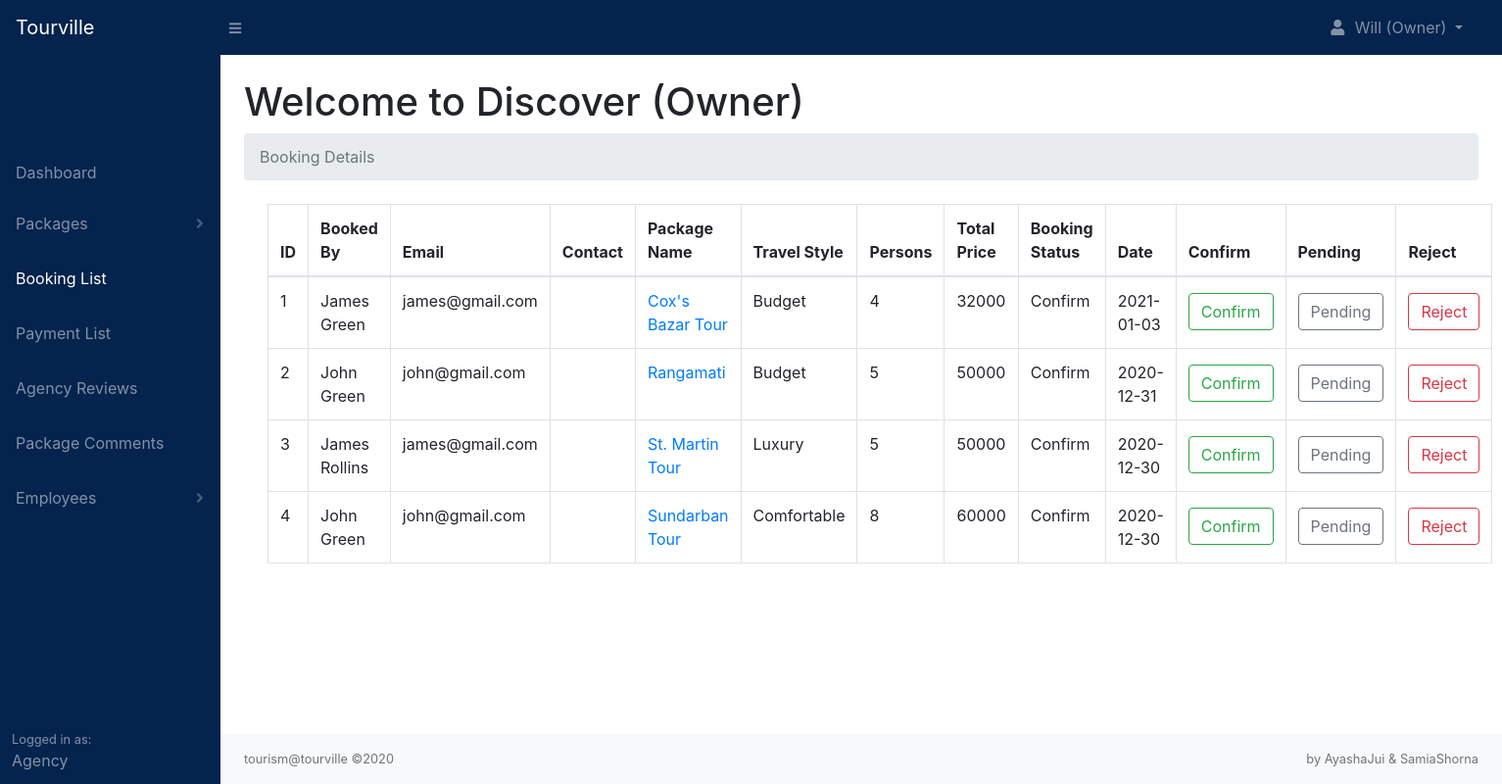
The app's page /agency/bookings.php (signed in) with its own data.
### tables this page shows
CREATE TABLE `bookings` (
  `booking_id` int(11) NOT NULL,
  `package_id` int(11) NOT NULL,
  `tourist_id` int(11) NOT NULL,
  `agency_id` int(11) NOT NULL,
  `persons` int(11) NOT NULL,
  `travel_style` varchar(255) NOT NULL,
  `tourist_firstname` varchar(255) NOT NULL,
  `tourist_lastname` varchar(255) NOT NULL,
  `tourist_email` varchar(255) NOT NULL,
  `tourist_contact` varchar(255) NOT NULL,
  `enquiry_msg` text NOT NULL,
  `booking_status` varchar(255) NOT NULL,
  `date` date NOT NULL
);

CREATE TABLE `packages` (
  `package_id` int(11) NOT NULL,
  `agency_id` int(11) NOT NULL,
  `package_name` varchar(255) NOT NULL,
  `location` varchar(255) NOT NULL,
  `country` varchar(255) NOT NULL,
  `place_details` text NOT NULL,
  `place_images` text NOT NULL,
  `num_days` int(11) NOT NULL,
  `num_nights` int(11) NOT NULL,
  `budget_price` int(11) NOT NULL,
  `comfort_price` int(11) NOT NULL,
  `lux_price` int(11) NOT NULL,
  `budget_details` varchar(255) NOT NULL,
  `comfort_details` varchar(255) NOT NULL,
  `lux_details` varchar(255) NOT NULL,
  `booking_percentage` int(11) NOT NULL,
  `min_people` int(11) NOT NULL,
  `includes` text NOT NULL,
  `excludes` text NOT NULL,
  `optional` text NOT NULL,
  `itinerary` text NOT NULL,
  `package_status` varchar(255) NOT NULL,
  `package_date` date NOT NULL
);

### includes/functions.php (called while the page is built, shortened)
<?php
    function readPackage($package_id){
        include 'db.php';
        $stmt = $pdo->prepare('SELECT * FROM packages WHERE package_id = :package_id');
        $stmt->execute([':package_id' => $package_id]);
        $package = $stmt->fetch(PDO::FETCH_ASSOC);
        return $package;
    }
?>

### agency/bookings.php (the view, shortened to what this page needs)
<?php
    include '../includes/db.php';
    include '../includes/functions.php';
    include 'layouts/agency_header.php';
    include 'layouts/agency_navbar.php';
    if(isset($_SESSION['agency_id'])){
        $agency_id = $_SESSION['agency_id'];
        $stmt = $pdo->prepare('SELECT * FROM bookings WHERE agency_id = :agency_id ORDER BY booking_id DESC');
        $stmt->execute([':agency_id' => $agency_id]);
        $bookings = [];
        while($row = $stmt->fetch(PDO::FETCH_ASSOC)){
            $bookings[] = $row;
        }
    }
?>
<div id="layoutSidenav">
    <?php
        include 'layouts/agency_sidenav.php';
    ?>
    <div id="layoutSidenav_content">
        <main>
            <div class="container-fluid">
                <h1 class="mt-4">Welcome to
                <?php
                    if(isset($_SESSION['employee_id'])){
                        echo ucwords($_SESSION['agency_name']) ." (". ucwords($_SESSION['role']) .")";
                    }elseif($_SESSION['agency_id']){
                        echo ucwords($_SESSION['agency_name']) ." (Owner)";
                    }
                ?>
                </h1>
                <ol class="breadcrumb mb-4">
                    <li class="breadcrumb-item active">Booking Details</li>
                </ol>
                <div class="container-fluid">
                <?php
                    if(empty($bookings)){
                        echo '<h1 class="text-center pt-4">No Bookings to Show</h1>';
                    }else {
                ?>
                    <div class="col-xs-12">
                        <table class="table table-hover table-bordered">
                            <thead>
                                <tr>
                                    <th>ID</th>
                                    <th>Booked By</th>
                                    <th>Email</th>
                                    <th>Contact</th>
                                    <th>Package Name</th>
                                    <th>Travel Style</th>
                                    <th>Persons</th>
                                    <th>Total Price</th>
                                    <th>Booking Status</th>
                                    <th>Date</th>
                                    <th>Confirm</th>
                                    <th>Pending</th>
                                    <th>Reject</th>
                                </tr>
                            </thead>
                            <tbody>
                            <?php
                                $i = 1;
                                foreach($bookings as $booking){
                                    if($booking['booking_status'] == 'pending'){
                                        echo '<tr class="table-warning">';
                                    }elseif ($booking['booking_status'] == 'reject') {
                                        echo '<tr class="table-danger">';
                                    }else{
                                        echo '<tr>';
                                    }
                                            echo '<td>'. $i++ .'</td>';
                                            echo '<td>'. $booking['tourist_firstname'] .' '. $booking['tourist_lastname'] .'</td>';
                                            echo '<td>'. $booking['tourist_email'] .'</td>';
                                            echo '<td>'. $booking['tourist_contact'] .'</td>';
                                            $package = readPackage($booking['package_id']);
                                            echo '<td><a href="../package.php?package_id='. $booking['package_id'] .'">'. $package['package_name'] .'</a></td>';
                                            echo '<td>'. ucwords($booking['travel_style']) .'</td>';
                                            echo '<td>'. $booking['persons'] .'</td>';
                                            if($booking['travel_style'] == 'luxury'){
                                                $total = $package['lux_price'] * $booking['persons'];
                                            }elseif($booking['travel_style'] == 'comfortable'){
                                                $total = $package['comfort_price'] * $booking['persons'];
                                            }else{
                                                $total = $package['budget_price'] * $booking['persons'];
                                            }
                                            echo '<td>'. $total .'</td>';
                                            echo '<td>'. ucwords($booking['booking_status']) .'</td>';
                                            echo '<td>'. $booking['date'] .'</td>';
                                        if($booking['booking_status'] == 'pending' || $booking['booking_status'] == 'reject'){
                                            echo '<td><a href="bookings.php?confirm='. $booking['booking_id'] .'" class="btn btn-success mt-1">Confirm</a></td>';
                                            echo '<td><a href="bookings.php?pending='. $booking['booking_id'] .'" class="btn btn-secondary mt-1">Pending</a></td>';
                                            echo '<td><a href="bookings.php?reject='. $booking['booking_id'] .'" class="btn btn-danger mt-1">Reject</a></td>';
                                        }else{
                                            echo '<td><a href="bookings.php?confirm='. $booking['booking_id'] .'" class="btn btn-outline-success mt-1">Confirm</a></td>';
                                            echo '<td><a href="bookings.php?pending='. $booking['booking_id'] .'" class="btn btn-outline-secondary mt-1">Pending</a></td>';
                                            echo '<td><a href="bookings.php?reject='. $booking['booking_id'] .'" class="btn btn-outline-danger mt-1">Reject</a></td>';
                                        }
                                        echo '</tr>';
                                }
                            ?>
                            </tbody>
                        </table>
                    </div>
                <?php
                    }
                ?>
                </div>
            </div>
        </main>
        <footer class="py-3 bg-light mt-auto">
            <div class="container-fluid">
                <div class="d-flex align-items-center justify-content-between small">
                    <div class="text-muted">tourism@tourville &copy;2020</div>
                    <div class="text-muted">by AyashaJui & SamiaShorna</div>
                </div>
            </div>
        </footer>
    </div>
</div>
<?php
    include 'layouts/agency_footer.php';
?>

### records on screen
bookings: tourist_firstname "James", tourist_lastname "Green", tourist_email "james@gmail.com", package.package_name "Cox's Bazar Tour", travel_style "Budget", persons "4", total "32000", booking_status "Confirm", date "2021-01-03"
bookings: tourist_firstname "John", tourist_lastname "Green", tourist_email "john@gmail.com", package.package_name "Rangamati", travel_style "Budget", persons "5", total "50000", booking_status "Confirm", date "2020-12-31"
bookings: tourist_firstname "James", tourist_lastname "Rollins", tourist_email "james@gmail.com", package.package_name "St. Martin Tour", travel_style "Luxury", persons "5", total "50000", booking_status "Confirm", date "2020-12-30"
bookings: tourist_firstname "John", tourist_lastname "Green", tourist_email "john@gmail.com", package.package_name "Sundarban Tour", travel_style "Comfortable", persons "8", total "60000", booking_status "Confirm", date "2020-12-30"

### other values on screen
$_SESSION['owner_firstname'] "Will"
$_SESSION['agency_name'] "Discover"
